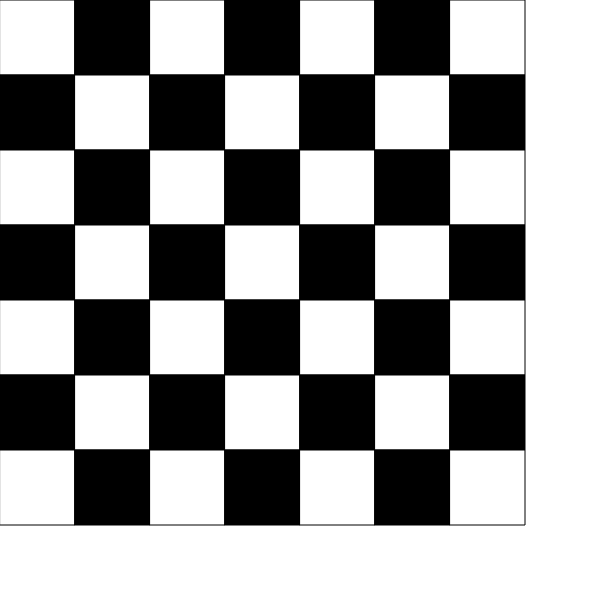
Frame 1 (no input)
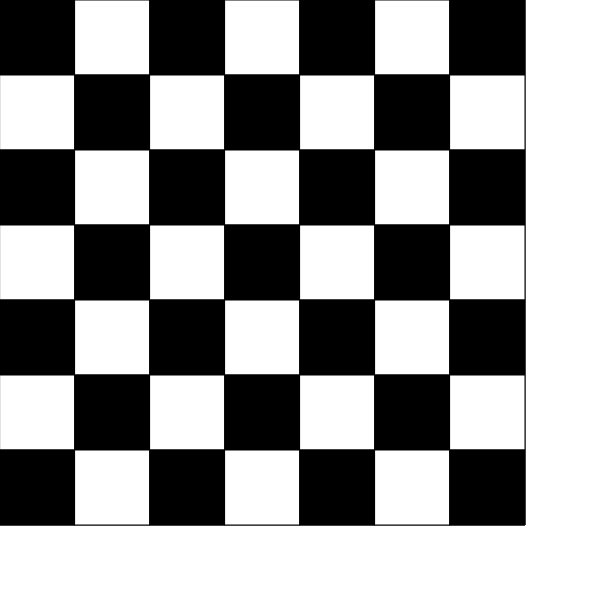
Frame 2 (the mouse pressed at the canvas centre, redrawn once)

The p5.js sketch that drew these frames (run headless with seeded random() and noise() and a simulated clock; the mouse was pressed at the canvas centre and the sketch redrawn once):

// p5.js sketch
// ── sketch.js
// Chess Board
// Brittney Mines
// April 4, 2019
//
// Extra for Experts:
// - describe what you did to take this project "above and beyond"

function setup(){
  createCanvas(600, 600);
  noLoop();
}

let color = 0;

function chess(){
  for(let x = 0; x < 525; x += 75){
    for(let y = 0; y < 525; y += 75){
      if (color === 255){
        color = 0;
      }
      else{
        color = 255;
      }
      fill (color);
      rect(x, y, 75, 75);
    }
  }
}

function draw(){
  chess();
}
